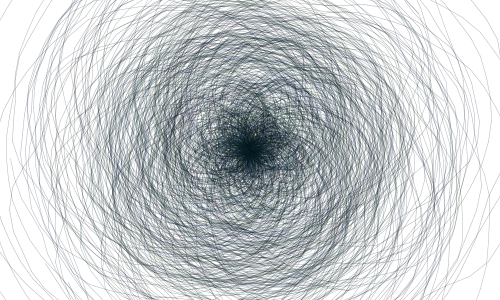
Frame 1 (no input)
Frame 60 (the mouse pressed at the canvas centre just before this capture): identical to frame 1, image omitted
Frame 120 (the mouse held since frame 60 and released just before this capture): identical to frame 1, image omitted

The Processing sketch that drew this single still picture (run headless with seeded random() and noise(); from frame 60 on, the mouse is pressed at the canvas centre):

// Processing sketch: sketch_161222
// ── sketch_161222.pde
void setup(){
 size(500,300);
 background(255);
 strokeWeight(0.5);
 smooth();
 
//float radius = 10;
 int centx = 250;
 int centy = 150;
 
 stroke(0, 30);
 noFill();
 //ellipse(centx, centy, radius*2, radius*2);
 
 stroke(20,50,70);
 
 
 float x,y;
 for(int i = 0; i<100; i++){
   float lastx = -999;
   float lasty = -999;
   float radiusNoise = random(10);
   
   float radius = 10;
   
   stroke(random(10),random(50),random(70), 80);
   
   int startangle = int(random(360));
   int endangle = 1440 + int(random(1440));
   int anglestep = 5 + int(random(3));
   
   for(float ang = startangle; ang <= endangle; ang +=anglestep){
    radiusNoise += 0.05;
    radius += 0.5;
    float thisRadius = radius + (noise(radiusNoise) * 200) - 100;
    float rad = radians(ang);
    x = centx + (thisRadius * cos(rad));
    y = centy + (thisRadius * sin(rad));
    if(lastx > -999){
      line(x,y,lastx,lasty);
    }
    lastx = x;
    lasty = y;
   }
 }  
   
 
 //stroke(20,50,70);
 //int step = 10;
 //float lastx = -999;
 //float lasty = -999;
 //float ynoise = random(10);
 //float y;
 //for(int x=20; x <=480; x+=step){
 //  y = 10 + noise(ynoise) * 80;
 //  if(lastx > -999){
 //   line(x,y,lastx,lasty);
 //  }
 //  lastx = x;
 //  lasty = y;
 //  ynoise += 0.1;
 //}
 
 
 
 //stroke(20,50,70);
 //int xstep = 1;
 //float lastx = -999;
 //float lasty = -999;
 ////float angle = 1;
 //float y = 50;
 //for(int x=20; x <=480; x+=xstep){
 //  //float rad = radians(angle);
 //   y = 20 + (customRandom() * 60);
 //  if(lastx > -999){
 //    line(x,y,lastx,lasty);
 //  }  
 //  lastx = x;
 //  lasty = y;
 // //angle ++;
 //} 
}

//float customRandom(){
// float retValue = 1 - pow(random(1),5);
// return retValue;
//}

void draw(){
  
}  
